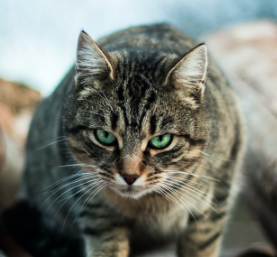
#> input picture 1.png, 277 x 257 px
$ python test.py
#> lines starting #> are read from the running program, lines starting #| are printed output that depends on the picture
from numpy import *
from matplotlib.pyplot import *
from scipy import ndimage
from PIL import Image
import cv2
from myvislib import vis

im = array(Image.open('1.png').convert('L'))
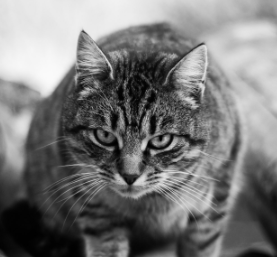
#> im: shape (257, 277); min 0, max 250, mean 120.2
H = array([[1.4,0.05,-100],[0.05,1.5,-100],[0,0,1]])
im2 = ndimage.affine_transform(im, H[:2,:2],(H[0,2],H[1,2]))
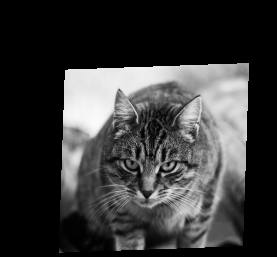
#> im2: shape (257, 277); min 0, max 250, mean 56.8

# im2 = cv2.cvtColor(im2, cv2.COLOR_BGR2RGB)
# im = cv2.cvtColor(im, cv2.COLOR_BGR2RGB)
vis.func(im2)
#> (this line was passed over: myvislib is not available in this run)

subplot(121)
imshow(im)
subplot(122)
imshow(im2)
show()
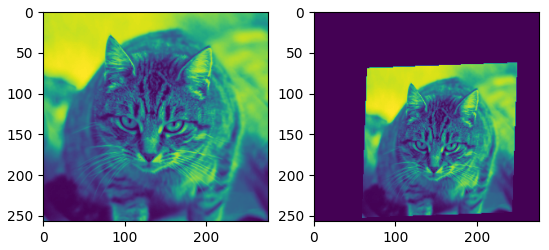
#> figure drawn by matplotlib, 2 panels
